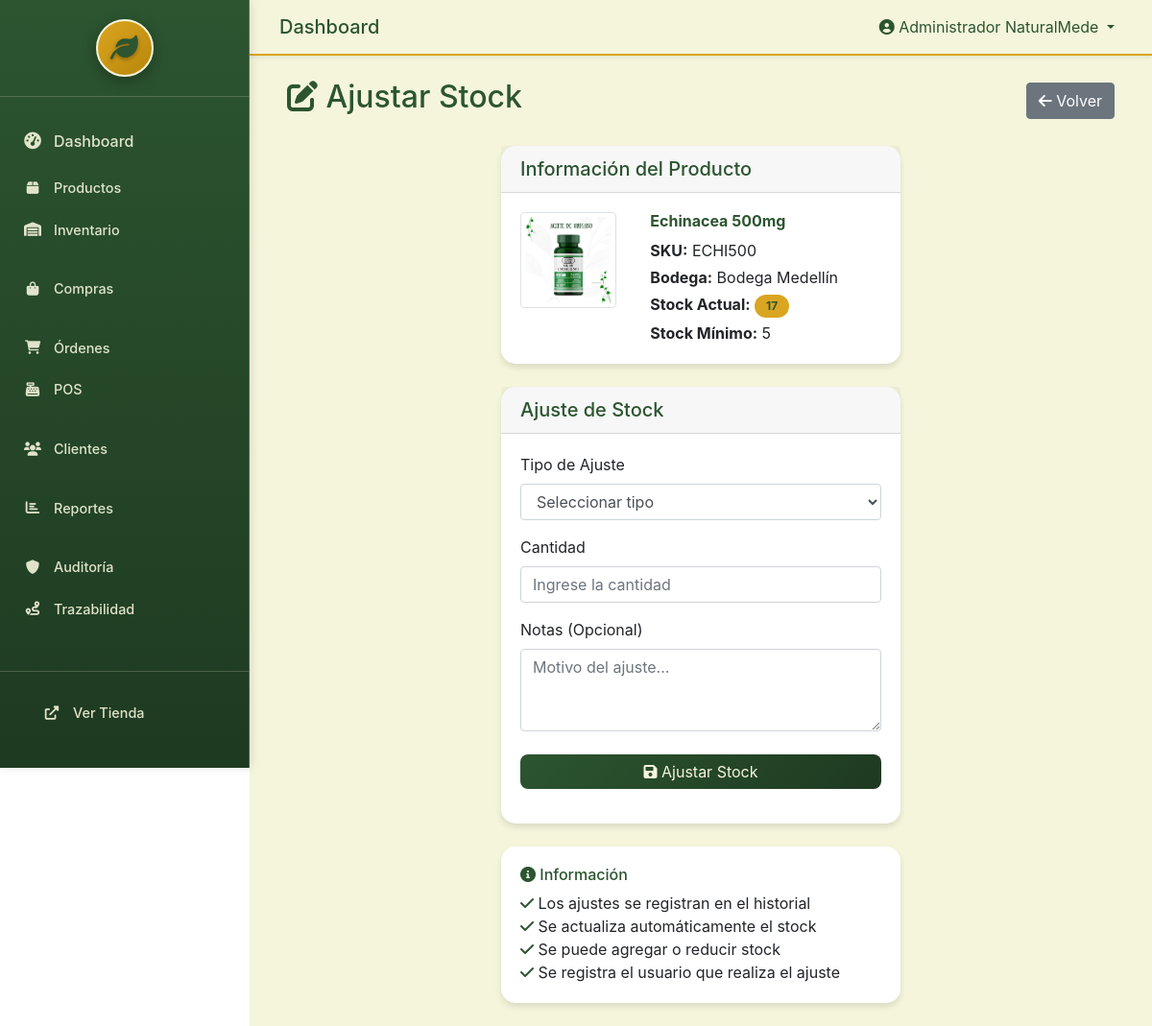
Screenshot of /admin-custom/inventory/adjust/26/ (signed in) with the database file from the repository.
### inventory/models.py (models this page shows, shortened)
class Stock(models.Model):
    product = models.ForeignKey('catalog.Product', on_delete=models.CASCADE, verbose_name="Producto")
    warehouse = models.ForeignKey(Warehouse, on_delete=models.CASCADE, verbose_name="Bodega")
    quantity = models.PositiveIntegerField(default=0, verbose_name="Cantidad")
    min_stock = models.PositiveIntegerField(default=0, verbose_name="Stock mínimo")
    max_stock = models.PositiveIntegerField(default=0, verbose_name="Stock máximo")
    location = models.CharField(max_length=100, blank=True, verbose_name="Ubicación")
    created_at = models.DateTimeField(auto_now_add=True, verbose_name="Creado en")
    updated_at = models.DateTimeField(auto_now=True, verbose_name="Actualizado en")
    class Meta:
        verbose_name = "Stock"
        verbose_name_plural = "Stocks"
        unique_together = ['product', 'warehouse']
        ordering = ['product__name', 'warehouse__name']

class Warehouse(models.Model):
    name = models.CharField(max_length=100, verbose_name="Nombre")
    code = models.CharField(max_length=10, unique=True, verbose_name="Código")
    address = models.TextField(verbose_name="Dirección")
    city = models.CharField(max_length=100, verbose_name="Ciudad")
    phone = models.CharField(max_length=20, blank=True, verbose_name="Teléfono")
    email = models.EmailField(blank=True, verbose_name="Email")
    is_active = models.BooleanField(default=True, verbose_name="Activa")
    is_main = models.BooleanField(default=False, verbose_name="Principal")
    created_at = models.DateTimeField(auto_now_add=True, verbose_name="Creada en")
    updated_at = models.DateTimeField(auto_now=True, verbose_name="Actualizada en")
    class Meta:
        verbose_name = "Bodega"
        verbose_name_plural = "Bodegas"
        ordering = ['name']

### catalog/models.py (models this page shows, shortened)
class Product(models.Model):
    name = models.CharField(max_length=200, verbose_name="Nombre")
    slug = models.SlugField(unique=True, verbose_name="Slug")
    description = models.TextField(verbose_name="Descripción")
    short_description = models.CharField(max_length=300, blank=True, verbose_name="Descripción corta")
    category = models.ForeignKey(Category, on_delete=models.CASCADE, verbose_name="Categoría")
    brand = models.ForeignKey(Brand, on_delete=models.CASCADE, verbose_name="Marca")
    price = models.DecimalField(max_digits=10, decimal_places=2, validators=[MinValueValidator(Decimal('0.01'))], verbose_name="Precio")
    cost_price = models.DecimalField(max_digits=10, decimal_places=2, validators=[MinValueValidator(Decimal('0.01'))], verbose_name="Precio de costo")
    iva_percentage = models.DecimalField(max_digits=5, decimal_places=2, default=Decimal('19.00'), verbose_name="% IVA")
    sku = models.CharField(max_length=50, unique=True, verbose_name="SKU")
    barcode = models.CharField(max_length=50, blank=True, verbose_name="Código de barras")
    weight = models.DecimalField(max_digits=8, decimal_places=3, blank=True, null=True, verbose_name="Peso (kg)")
    dimensions = models.CharField(max_length=100, blank=True, verbose_name="Dimensiones")
    is_active = models.BooleanField(default=True, verbose_name="Activo")
    is_featured = models.BooleanField(default=False, verbose_name="Destacado")
    created_at = models.DateTimeField(auto_now_add=True, verbose_name="Creado en")
    updated_at = models.DateTimeField(auto_now=True, verbose_name="Actualizado en")
    class Meta:
        verbose_name = "Producto"
        verbose_name_plural = "Productos"
        ordering = ['-created_at']

class ProductImage(models.Model):
    product = models.ForeignKey(Product, on_delete=models.CASCADE, related_name='images', verbose_name="Producto")
    image = models.ImageField(upload_to='products/', verbose_name="Imagen")
    alt_text = models.CharField(max_length=200, blank=True, verbose_name="Texto alternativo")
    is_primary = models.BooleanField(default=False, verbose_name="Imagen principal")
    order = models.PositiveIntegerField(default=0, verbose_name="Orden")
    created_at = models.DateTimeField(auto_now_add=True, verbose_name="Creada en")
    class Meta:
        verbose_name = "Imagen de producto"
        verbose_name_plural = "Imágenes de productos"
        ordering = ['order', 'created_at']

### custom_admin/views.py (the view, shortened to what this page needs)
# urls.py: path('inventory/adjust/<int:stock_id>/', views.admin_adjust_stock, name='admin_adjust_stock'),
@login_required
def admin_adjust_stock(request, stock_id):
    stock = get_object_or_404(Stock.objects.select_related('product', 'warehouse'), id=stock_id)
    context = {
        'stock': stock,
    }
    return render(request, 'custom_admin/adjust_stock.html', context)

### custom_admin/templates/custom_admin/adjust_stock.html (shortened to what this page needs)
{% extends 'custom_admin/base.html' %}
{% load static %}
{% block content %}
<div class="container-fluid">
    <div class="row">
        <div class="col-12">
            <div class="d-flex justify-content-between align-items-center mb-4">
                <h2><i class="fas fa-edit"></i> Ajustar Stock</h2>
                <a href="{% url 'custom_admin:admin_inventory' %}" class="btn btn-secondary">
                    <i class="fas fa-arrow-left"></i> Volver
                </a>
            </div>
            <div class="row justify-content-center">
                <div class="col-md-6">
                    <div class="card">
                        <div class="card-header">
                            <h5 class="mb-0">Información del Producto</h5>
                        </div>
                        <div class="card-body">
                            <div class="row">
                                <div class="col-md-4">
                                    {% if stock.product.images.first %}
                                        <img src="{{ stock.product.images.first.image.url }}"
                                             alt="{{ stock.product.name }}"
                                             class="img-thumbnail"
                                             style="width: 100px; height: 100px; object-fit: cover;">
                                    {% else %}
                                        <div class="bg-light d-flex align-items-center justify-content-center"
                                             style="width: 100px; height: 100px;">
                                            <i class="fas fa-image text-muted fa-2x"></i>
                                        </div>
                                    {% endif %}
                                </div>
                                <div class="col-md-8">
                                    <h6><strong>{{ stock.product.name }}</strong></h6>
                                    <p class="mb-1"><strong>SKU:</strong> {{ stock.product.sku }}</p>
                                    <p class="mb-1"><strong>Bodega:</strong> {{ stock.warehouse.name }}</p>
                                    <p class="mb-1"><strong>Stock Actual:</strong> <span class="badge badge-info">{{ stock.quantity }}</span></p>
                                    <p class="mb-0"><strong>Stock Mínimo:</strong> {{ stock.min_stock }}</p>
                                </div>
                            </div>
                        </div>
                    </div>
                    <div class="card mt-4">
                        <div class="card-header">
                            <h5 class="mb-0">Ajuste de Stock</h5>
                        </div>
                        <div class="card-body">
                            <form method="post">
                                <div class="form-group">
                                    <label for="adjustment_type" class="form-label">Tipo de Ajuste</label>
                                    <select class="form-control" id="adjustment_type" name="adjustment_type" required>
                                        <option value="">Seleccionar tipo</option>
                                    </select>
                                </div>
                                <div class="form-group">
                                    <label for="quantity" class="form-label">Cantidad</label>
                                    <input type="number" class="form-control" id="quantity" name="quantity"
                                           min="1" required placeholder="Ingrese la cantidad">
                                </div>
                                <div class="form-group">
                                    <label for="notes" class="form-label">Notas (Opcional)</label>
                                    <textarea class="form-control" id="notes" name="notes" rows="3"
                                              placeholder="Motivo del ajuste..."></textarea>
                                </div>
                                <div class="form-group mt-4">
                                    <button type="submit" class="btn btn-primary btn-block">
                                        <i class="fas fa-save"></i> Ajustar Stock
                                    </button>
                                </div>
                            </form>
                        </div>
                    </div>
                    <div class="card mt-4">
                        <div class="card-body">
                            <h6><i class="fas fa-info-circle"></i> Información</h6>
                            <ul class="list-unstyled mb-0">
                                <li><i class="fas fa-check text-success"></i> Los ajustes se registran en el historial</li>
                                <li><i class="fas fa-check text-success"></i> Se actualiza automáticamente el stock</li>
                                <li><i class="fas fa-check text-success"></i> Se puede agregar o reducir stock</li>
                                <li><i class="fas fa-check text-success"></i> Se registra el usuario que realiza el ajuste</li>
                            </ul>
                        </div>
                    </div>
                </div>
            </div>
        </div>
    </div>
</div>
{% endblock %}

### custom_admin/templates/custom_admin/base.html (shortened to what this page needs)
{% load static %}
<!DOCTYPE html>
<html lang="es">
<head>
    <link href="https://cdn.jsdelivr.net/npm/bootstrap@4.5.2/dist/css/bootstrap.min.css" rel="stylesheet">
    <link href="https://cdnjs.cloudflare.com/ajax/libs/font-awesome/6.0.0/css/all.min.css" rel="stylesheet">
    <link href="https://cdn.jsdelivr.net/npm/select2@4.1.0-rc.0/dist/css/select2.min.css" rel="stylesheet" />
</head>
<body>
    <div class="sidebar" id="sidebar">
        <div class="sidebar-header">
            <div class="text-center">
                <div class="logo-container">
                    <div class="logo-fallback" style="display: none;">
                        <div class="logo-circle">
                            <i class="fas fa-leaf logo-icon"></i>
                        </div>
                    </div>
                </div>
            </div>
        </div>
        <div class="sidebar-nav">
            <nav class="nav flex-column">
                <a class="nav-link {% if request.resolver_match.url_name == 'admin_dashboard' %}active{% endif %}" href="{% url 'custom_admin:admin_dashboard' %}">
                    <i class="fas fa-tachometer-alt"></i> Dashboard
                </a>
                <div class="nav-section">
                    <a class="nav-link {% if request.resolver_match.url_name == 'admin_products' %}active{% endif %}" href="{% url 'custom_admin:admin_products' %}">
                        <i class="fas fa-box"></i> Productos
                    </a>
                    <a class="nav-link {% if request.resolver_match.url_name == 'admin_inventory' %}active{% endif %}" href="{% url 'custom_admin:admin_inventory' %}">
                        <i class="fas fa-warehouse"></i> Inventario
                    </a>
                </div>
                <div class="nav-section">
                    <a class="nav-link {% if 'purchases' in request.resolver_match.namespace %}active{% endif %}" href="{% url 'purchases:dashboard' %}">
                        <i class="fas fa-shopping-bag"></i> Compras
                    </a>
                </div>
                <div class="nav-section">
                    <a class="nav-link {% if request.resolver_match.url_name == 'admin_orders' %}active{% endif %}" href="{% url 'custom_admin:admin_orders' %}">
                        <i class="fas fa-shopping-cart"></i> Órdenes
                    </a>
                    <a class="nav-link {% if request.resolver_match.url_name == 'admin_pos' %}active{% endif %}" href="{% url 'custom_admin:admin_pos' %}">
                        <i class="fas fa-cash-register"></i> POS
                    </a>
                </div>
                <div class="nav-section">
                    <a class="nav-link {% if request.resolver_match.url_name == 'admin_customers' %}active{% endif %}" href="{% url 'custom_admin:admin_customers' %}">
                        <i class="fas fa-users"></i> Clientes
                    </a>
                </div>
                <div class="nav-section">
                    <a class="nav-link {% if request.resolver_match.url_name == 'admin_reports' %}active{% endif %}" href="{% url 'custom_admin:admin_reports' %}">
                        <i class="fas fa-chart-bar"></i> Reportes
                    </a>
                </div>
                <div class="nav-section">
                    <a class="nav-link {% if request.resolver_match.url_name == 'audit:dashboard' %}active{% endif %}" href="{% url 'audit:dashboard' %}">
                        <i class="fas fa-shield-alt"></i> Auditoría
                    </a>
                    <a class="nav-link {% if 'inventory_trace' in request.resolver_match.url_name %}active{% endif %}" href="{% url 'audit:inventory_trace_dashboard' %}">
                        <i class="fas fa-route"></i> Trazabilidad
                    </a>
                </div>
            </nav>
        </div>
        <div class="sidebar-footer">
            <div class="nav-section">
                <a class="nav-link" href="/">
                    <i class="fas fa-external-link-alt"></i> Ver Tienda
                </a>
            </div>
        </div>
    </div>
    <div class="main-content">
        <nav class="navbar navbar-expand-lg navbar-custom">
            <div class="container-fluid">
                <span class="navbar-brand mb-0 h1">
                    {% block page_title %}Dashboard{% endblock %}
                </span>
                <div class="navbar-nav ml-auto">
                    <div class="nav-item dropdown">
                        <a class="nav-link dropdown-toggle" href="#" id="navbarDropdown" role="button" data-toggle="dropdown">
                            <i class="fas fa-user-circle"></i> {{ user.get_full_name|default:user.username }}
                        </a>
                    </div>
                </div>
            </div>
        </nav>
        <div class="container-fluid p-4">
            {% block content %}{% endblock %}
        </div>
    </div>
</body>
</html>

### rows the page displays
Stock: product.images.first.image (picture), product.name "Echinacea 500mg", product.sku "ECHI500", warehouse.name "Bodega Medellín", quantity "17", min_stock "5"

### other values shown
{{ user.get_full_name|default:user.username }} "Administrador NaturalMede"
